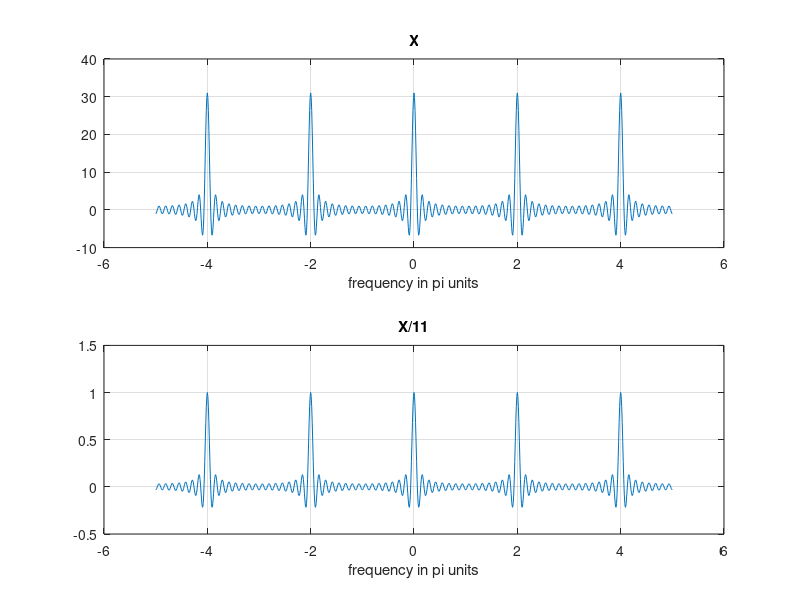

The MATLAB source for this figure:
function[]=Q4b()
k=-500:500;w=(pi/100)*k;
n=-15:15;
m=1;
while(m<=31)
    x(m)=1;
    m=m+1;
end
X=x*(exp(-j*pi/100)).^(n'*k);
magX=abs(X);angX=angle(X);
subplot(2,1,1);plot(w/pi,X);grid
xlabel('frequency in pi units');title('X')
subplot(2,1,2);plot(w/pi,X/31);grid
xlabel('frequency in pi units');title('X/11')